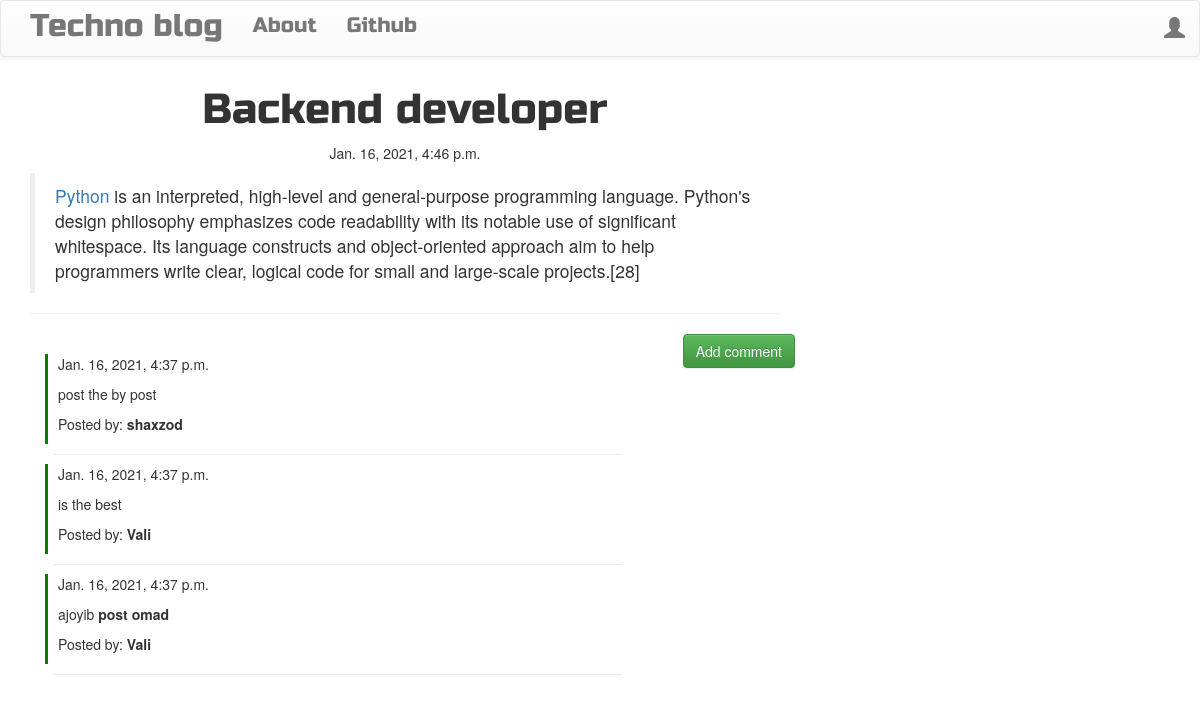
The app's page /post/1/ with its own data.
### blog/models.py (models this page shows, shortened)
class Post(models.Model):
    author=models.ForeignKey('auth.User',on_delete=models.CASCADE)
    title=models.CharField(max_length=200)
    content=models.TextField()
    created_date=models.DateTimeField(default=timezone.now())
    published_date=models.DateTimeField(blank=True,null=True)

class Comment(models.Model):
    post=models.ForeignKey('blog.Post',on_delete=models.CASCADE,related_name='comments')
    author=models.ForeignKey('auth.User',on_delete=models.CASCADE)
    text=models.TextField()
    created_date=models.DateTimeField(default=timezone.now())
    approved_comment=models.BooleanField(default=False)

### blog/views.py (the view)
# urls.py: path("post/<int:pk>/",views.PostDetailView.as_view(), name="post_detail"),
class PostDetailView(DetailView,LoginRequiredMixin):
    model=Post
    context_object_name='post'
    login_url = reverse_lazy('login')
    redirect_field_name = '/'

### blog/templates/blog/post_detail.html (shortened to what this page needs)
{% extends 'blog/base.html' %}
{% load static %}
{% block content %}
<h1 class='posttitle loader'>{{ post.title }}</h1>
{% if post.published_date %}
<div class="date postdate">
    {{ post.published_date }}
</div>
{% else %}
<a class="btn btn-info" href="{% url 'publish_post' pk=post.pk %}">Publish</a>
{% endif %}
<p class='postcontent' >{{ post.content|safe|linebreaksbr }}</p>
<hr>
<a class="btn btn-success btn-comment" href="{% url 'add_comment' pk=post.pk %}">Add comment</a>
<div class="container">
    {% for comment in post.comments.all %}
    <br>
    {% if user.is_authenticated or comment.approved_comment %}
    <div style=" border-left: 3px solid green;
    height: 90px;">
        <p style="margin-left: 10px;">{{ comment.created_date }}</p>
        <div style="margin-left: 10px;">
            <p >{{ comment.text|safe|linebreaks }}</p>
            <p >Posted by: <strong>{{ comment.author }}</strong></p>
        </div>
        <hr class="hr7">
    </div>
    {% endif %}
    {% empty %}
    <p>No comments posted.</p>
    {% endfor %}
</div>
{% endblock %}

### blog/static/css/blog.css (style rules this page uses)
.hr7 { width:50%;text-align:left;margin-left:5px }
.postdate { text-align: center; }
.posttitle { font-family: 'Russo One', sans-serif; font-size: 3em; text-align: center; }
.postcontent { font-family: 'Montserrat'; font-size:2em; }
.btn-comment { position: absolute; right: 0px; }
.loader { filter:hue-rotate(0deg); color: linear-gradient(45deg,#0f8,#08f); animation:hue 5000ms infinite linear; }

### records on screen
Post: title "Backend developer", published_date "Jan. 16, 2021, 4:46 p.m.", content "Python is an interpreted, high-level and general-purpose programming language. Python's design philosophy emphasizes code readability with its notable use of significant whitespace. Its language constructs and object-oriented approach aim to help programmers write clear, logical code for small and large-scale projects.[28]"
Comment: created_date "Jan. 16, 2021, 4:37 p.m.", text "post the by post", author "shaxzod"
Comment: created_date "Jan. 16, 2021, 4:37 p.m.", text "is the best", author "Vali"
Comment: created_date "Jan. 16, 2021, 4:37 p.m.", text "ajoyib post omad", author "Vali"
